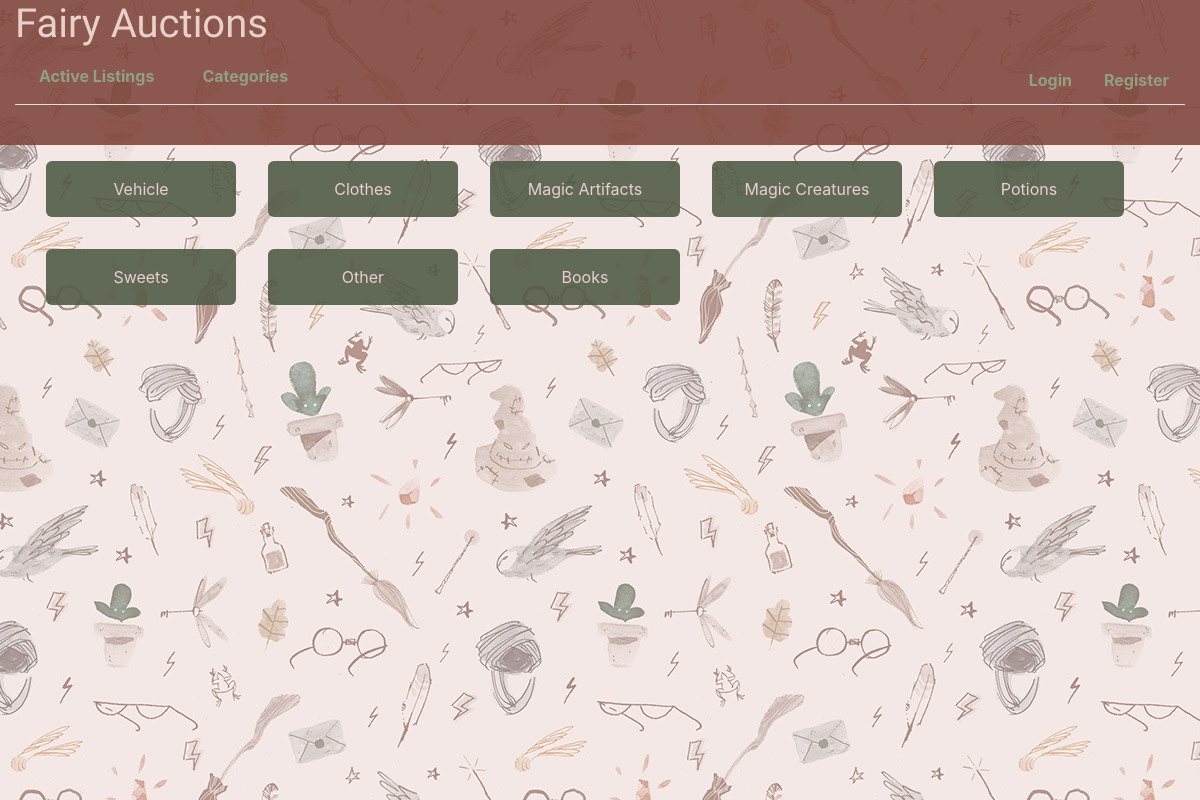
The page /categories on the database its author committed.
### auctions/models.py (models this page shows, shortened)
class ItemCategory(models.Model):
    cat_name = models.CharField(max_length=50)

### auctions/views.py (the view)
# urls.py: path('categories', views.Categories.as_view(), name='categories'),
class Categories(ListView):
    template_name = 'auctions/categories.html'
    model = ItemCategory
    context_object_name = 'cats'

### auctions/templates/auctions/categories.html
{% extends "auctions/layout.html" %}
{% block body %}
<div class="container">
<div class="row">
    {% for cat in cats%}
        <div class="col-2 cat">
        <a href="{% url 'list-by-cat' cat_id=cat.pk %}">
        <span>
        {{cat.cat_name}}
        </span>
        </a>
        </div>
    {% endfor%}
    </div>
</div>
{% endblock %}

### auctions/static/auctions/styles.css (style rules this page uses)
body { margin: 0px 0px; background-color: rgba(255,255,255,0.6); }
a, a:active, a:hover { text-decoration: none; }

### auctions/static/auctions/cats.css (style rules this page uses)
.cat { background-color: rgba(81, 91, 72, 0.9); text-align: center; border-radius: 6px; vertical-align: middle; margin: 1rem; padding: 0rem; }
.cat span { display: block; color: rgba(232, 209, 203, 1); text-align: center; padding: 1rem; }

### rows shown on the page
ItemCategory: cat_name "Vehicle"
ItemCategory: cat_name "Clothes"
ItemCategory: cat_name "Magic Artifacts"
ItemCategory: cat_name "Magic Creatures"
ItemCategory: cat_name "Potions"
ItemCategory: cat_name "Sweets"
ItemCategory: cat_name "Other"
ItemCategory: cat_name "Books"
